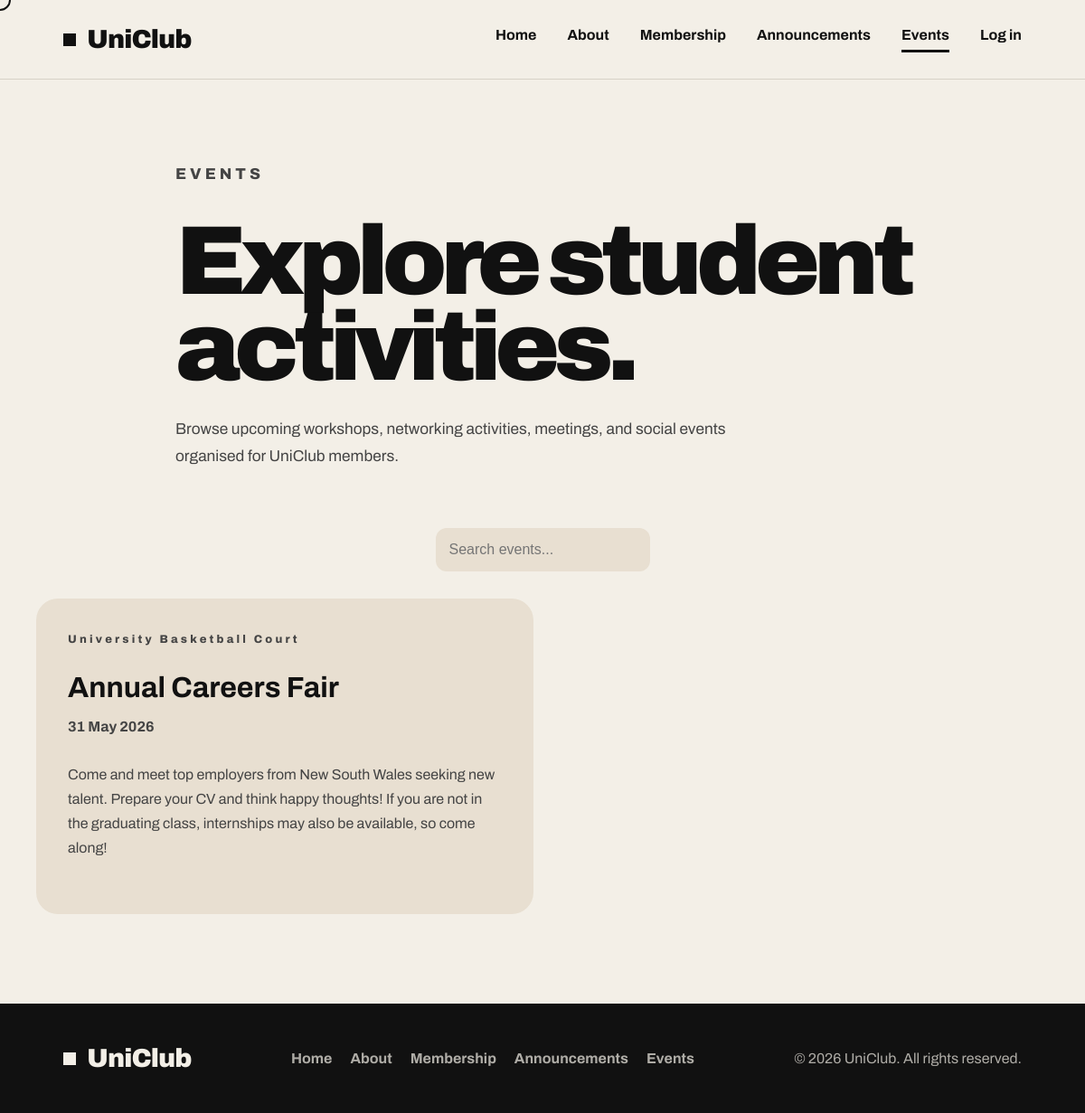
Before: /phpfiles/events.php with the older database file.
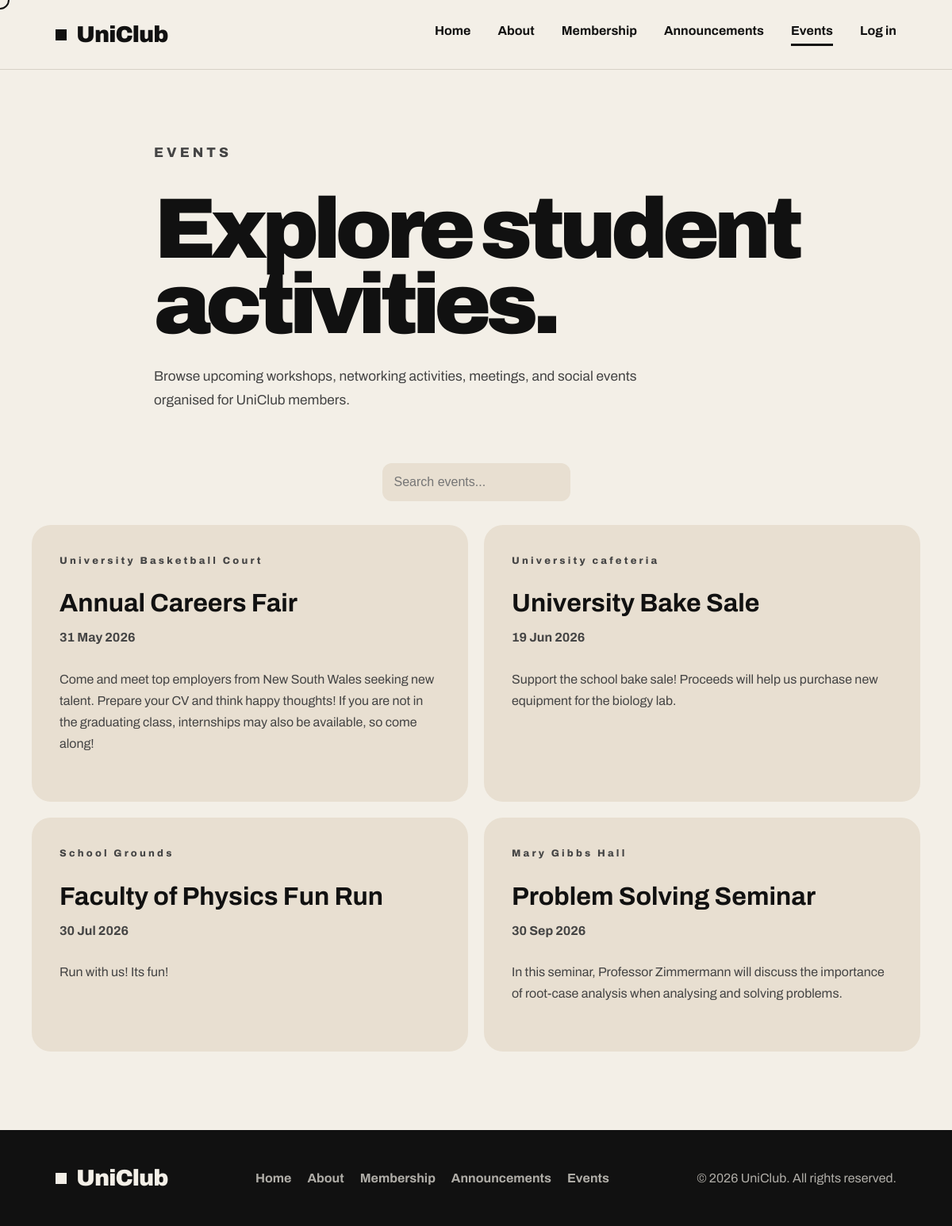
After: the same page with the newer database file.
### tables this page shows
CREATE TABLE `events` (
  `event_id` int(6) NOT NULL,
  `event_name` varchar(100) NOT NULL,
  `event_date` date NOT NULL,
  `venue` varchar(100) NOT NULL,
  `event_details` varchar(500) NOT NULL
);

### phpfiles/events.php (the view, shortened to what this page needs)
<?php
require_once 'layout.php';
require_once 'db.php';
$sql = "SELECT event_name, event_date, venue, event_details
        FROM events
        ORDER BY event_date ASC";
$events = $conn->query($sql);
?>
<!DOCTYPE html>
<html lang="en">
<head>
  <link rel="stylesheet" href="../css/style.css">
</head>
<body>
<?php
render_header('events'); ?>
<main>
  <section class="page-header">
    <p class="eyebrow">EVENTS</p>
    <h1>
      Explore student
      <span>activities.</span>
    </h1>
    <p>
      Browse upcoming workshops, networking activities, meetings, and social events
      organised for UniClub members.
    </p>
  </section>
  <section class="event-tools">
    <input type="text" id="eventSearch" placeholder="Search events...">
  </section>
  <section class="event-grid">
    <?php if ($events && $events->num_rows > 0): ?>
      <?php while ($event = $events->fetch_assoc()): ?>
        <div class="event-card" data-category="event">
          <p class="event-type"><?= htmlspecialchars($event['venue']) ?></p>
          <h2><?= htmlspecialchars($event['event_name']) ?></h2>
          <p class="event-date"><?= htmlspecialchars(date('d M Y', strtotime($event['event_date']))) ?></p>
          <p><?= htmlspecialchars($event['event_details']) ?></p>
        </div>
      <?php endwhile; ?>
    <?php endif; ?>
  </section>
</main>
<?php
render_footer(); ?>
</body>
</html>

### phpfiles/layout.php (shortened to what this page needs)
<?php
function render_header($active = '', $fromRoot = false) {
    $prefix = $fromRoot ? 'phpfiles/' : '';
    $home = $fromRoot ? 'index.php' : '../index.php';
    $loggedIn = isset($_SESSION['username']);
    $role = '';
    $isAdmin = $loggedIn && $role === 'Admin';
    $profileLink = $isAdmin ? $prefix . 'admin_profilepage.php' : $prefix . 'member_profilepage.php';
?>
<nav class="navbar">
  <div class="logo">
    <span></span>
    UniClub
  </div>
  <div class="nav-links">
    <a href="<?= $home ?>" class="<?= $active === 'home' ? 'active' : '' ?>">Home</a>
    <a href="<?= $prefix ?>about.php" class="<?= $active === 'about' ? 'active' : '' ?>">About</a>
    <?php if (!$loggedIn): ?>
      <a href="<?= $prefix ?>membership.php" class="<?= $active === 'membership' ? 'active' : '' ?>">Membership</a>
    <?php endif; ?>
    <a href="<?= $prefix ?>announcements.php" class="<?= $active === 'announcements' ? 'active' : '' ?>">Announcements</a>
    <a href="<?= $prefix ?>events.php" class="<?= $active === 'events' ? 'active' : '' ?>">Events</a>
    <?php if ($loggedIn): ?>
      <a href="<?= $profileLink ?>" class="<?= $active === 'profile' ? 'active' : '' ?>">Profile</a>
      <a href="<?= $prefix ?>logout.php">Logout</a>
    <?php else: ?>
      <a href="<?= $prefix ?>login.php" class="<?= $active === 'login' ? 'active' : '' ?>">Log in</a>
    <?php endif; ?>
  </div>
</nav>
<?php
}
function render_footer($fromRoot = false) {
    $prefix = $fromRoot ? 'phpfiles/' : '';
    $home = $fromRoot ? 'index.php' : '../index.php';
?>
<footer class="footer">
  <div class="footer-logo">
    <span></span>
    UniClub
  </div>
  <div class="footer-links">
    <a href="<?= $home ?>">Home</a>
    <a href="<?= $prefix ?>about.php">About</a>
    <a href="<?= $prefix ?>membership.php">Membership</a>
    <a href="<?= $prefix ?>announcements.php">Announcements</a>
    <a href="<?= $prefix ?>events.php">Events</a>
  </div>
  <p>© 2026 UniClub. All rights reserved.</p>
</footer>
<?php
}
?>

### css/style.css (style rules this page uses)
* { margin:0; padding:0; box-sizing:border-box; }
main { display: flex; flex-direction: column; flex: 1; }
html { scroll-behavior:smooth; }
body { font-family:'Archivo', sans-serif; background:#f3efe7; color:#111; overflow-x:hidden; cursor:auto; padding-bottom: 120px; }
.navbar { width:100%; height:88px; padding:0 70px; display:flex; justify-content:space-between; align-items:center; border-bottom:1px solid #d7d1c7; background:#f3efe7; position:sticky; top:0; z-index:999; }
.logo, .footer-logo { display:flex; align-items:center; gap:12px; font-size:1.8rem; font-weight:900; letter-spacing:-1px; }
.logo span, .footer-logo span { width:14px; height:14px; background:#111; display:block; }
.nav-links { display:flex; gap:34px; }
.nav-links a { text-decoration:none; color:#111; font-size:1rem; font-weight:700; padding-bottom:8px; transition:0.2s ease; }
.nav-links a:hover, .nav-links a.active { border-bottom:3px solid #111; }
.eyebrow { font-size:0.78rem; font-weight:800; letter-spacing:0.25rem; color:#666; margin-bottom:25px; }
.hero h1, .page-header h1 { font-size:clamp(5rem, 9vw, 8.5rem); line-height:0.88; letter-spacing:-7px; font-weight:900; margin-bottom:28px; }
.hero h1 span, .page-header h1 span { display:block; }
.hero-text, .page-header p { max-width:650px; font-size:1.08rem; line-height:1.7; color:#444; margin-bottom:35px; }
.section-intro, .page-header { max-width:1200px; margin:auto; padding:90px 40px 30px; }
.event-tools { max-width:1200px; margin:auto; padding:0 40px 30px; display:flex; gap:18px; flex-wrap:wrap; }
.event-tools input, .event-tools select { padding:15px; border:none; border-radius:12px; background:#e8dfd1; font-size:1rem; }
.event-grid { max-width:1200px; margin:auto; padding:0 40px 100px; display:grid; grid-template-columns:repeat(2,1fr); gap:20px; }
.event-card { background:#e8dfd1; border-radius:24px; padding:35px; }
.event-type { font-size:0.78rem; letter-spacing:0.2rem; font-weight:800; color:#666; margin-bottom:18px; }
.event-card h2 { margin-bottom:12px; font-size:2rem; }
.event-date { margin-bottom:16px; color:#555; font-weight:700; }
.event-card p { line-height:1.7; color:#444; margin-bottom:25px; }
.footer { background:#111; color:#f3efe7; padding:45px 70px; display:flex; justify-content:space-between; align-items:center; gap:30px; flex-wrap:wrap; position: fixed; bottom: 0; left: 0; width: 100%; }
.footer-logo span { background:#f3efe7; }
.footer-links { display:flex; gap:20px; flex-wrap:wrap; }
.footer-links a { color:#f3efe7; text-decoration:none; font-weight:700; opacity:0.7; }
.footer p { opacity:0.7; }

Changed rows visible on the page:
added events: venue "University cafeteria", event_name "University Bake Sale", event_date "19 Jun 2026", event_details "Support the school bake sale! Proceeds will help us purchase new equipment for the biology lab."
added events: venue "School Grounds", event_name "Faculty of Physics Fun Run", event_date "30 Jul 2026", event_details "Run with us! Its fun!"
added events: venue "Mary Gibbs Hall", event_name "Problem Solving Seminar", event_date "30 Sep 2026", event_details "In this seminar, Professor Zimmermann will discuss the importance of root-case analysis when analysing and solving problems."
